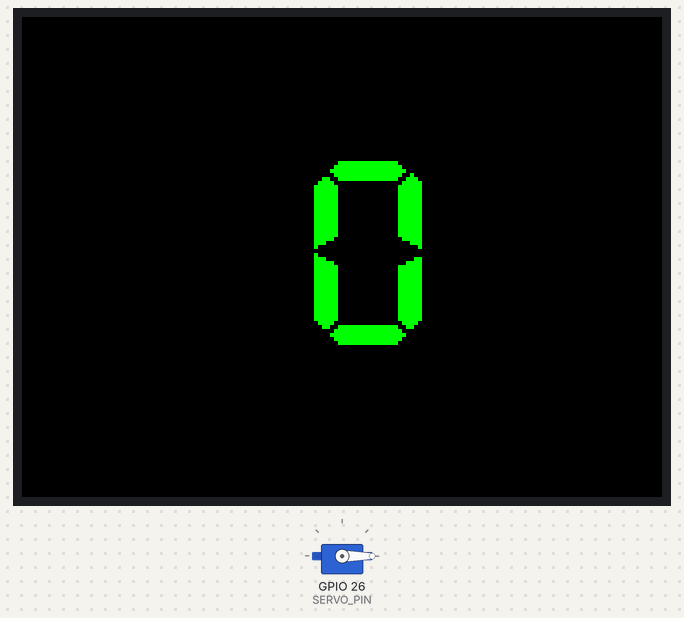
Simulated run of this sketch. Board: ESP32. On the bench: 320×240 colour display, servo. Servo pulses on a pin are drawn as a servo (544–2400 µs = 0–180°).

Above: at 0.3 s.
At 33.8 s:
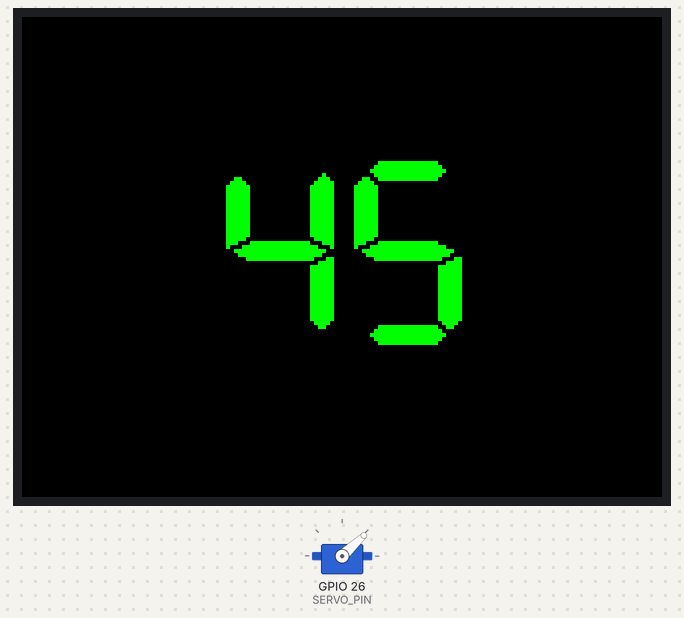
At 64.1 s:
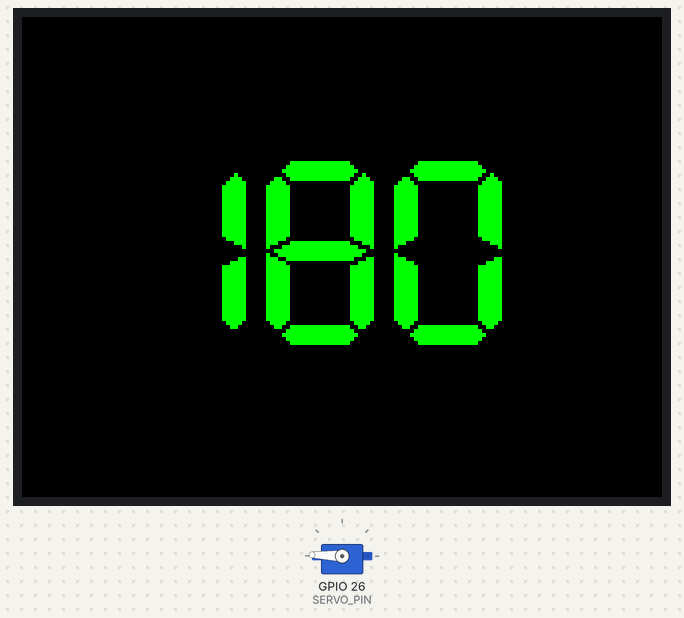
At 127.9 s:
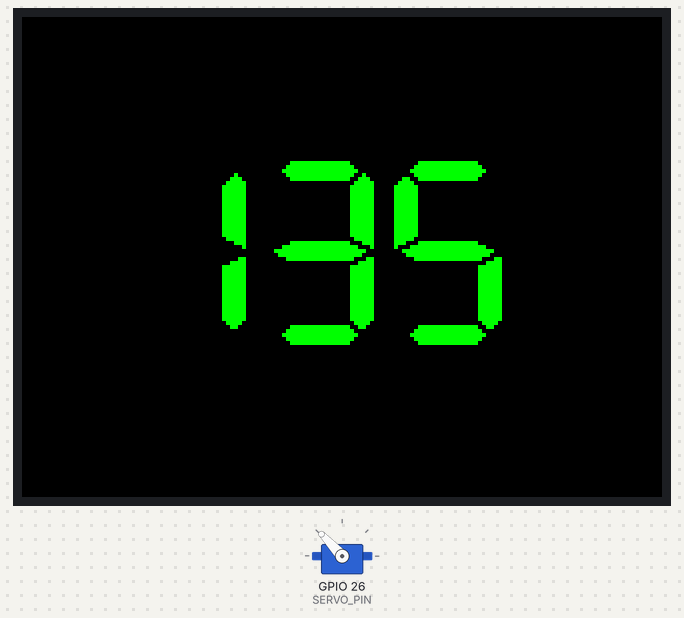
Timing chart, 0 to 130.0 s (numbered marks = the images above):
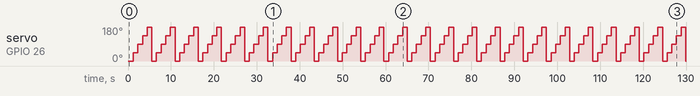

The sketch:

servo_sg901.ino
```cpp
#include <M5Core2.h>
#include <stdio.h>

#define SERVO_PIN 26
#define SERVO_CH 0
#define PMW_HZ 50
#define PMW_BIT 16

#define MAX 7800
#define MIN 1700

void setup() {
  M5.begin(true, true, true, false);

  ledcSetup(SERVO_CH, PMW_HZ, PMW_BIT);
  ledcAttachPin(SERVO_PIN, SERVO_CH);

  M5.Lcd.setBrightness(200);
  M5.Lcd.setTextSize(2);
  M5.Lcd.setTextFont(7);

  M5.Lcd.setTextColor(GREEN);
}

void loop() {
  char str[128];
  for(int angle=0; angle<=180; angle+=45){
    int duty_cycle = map(angle, 0, 180, MIN, MAX);
    ledcWrite(SERVO_CH, duty_cycle);

    M5.Lcd.fillScreen(BLACK);
    M5.Lcd.setCursor(80, 80);
    sprintf(str, "%3d", angle);
    M5.Lcd.drawCentreString(str, 150, 70, 7);
    delay(1000);
  }
}
```

Measured:
- by itself, servo on GPIO 26 (SERVO_PIN): repeats every 5.4 s: 88° 1.1 s, 133° 1.1 s, 178° 1.1 s, 0° 1.1 s, 43° 1.1 s
- what the display in image 1 shows lasts 1.0 s, from 33.8 s to 34.8 s
